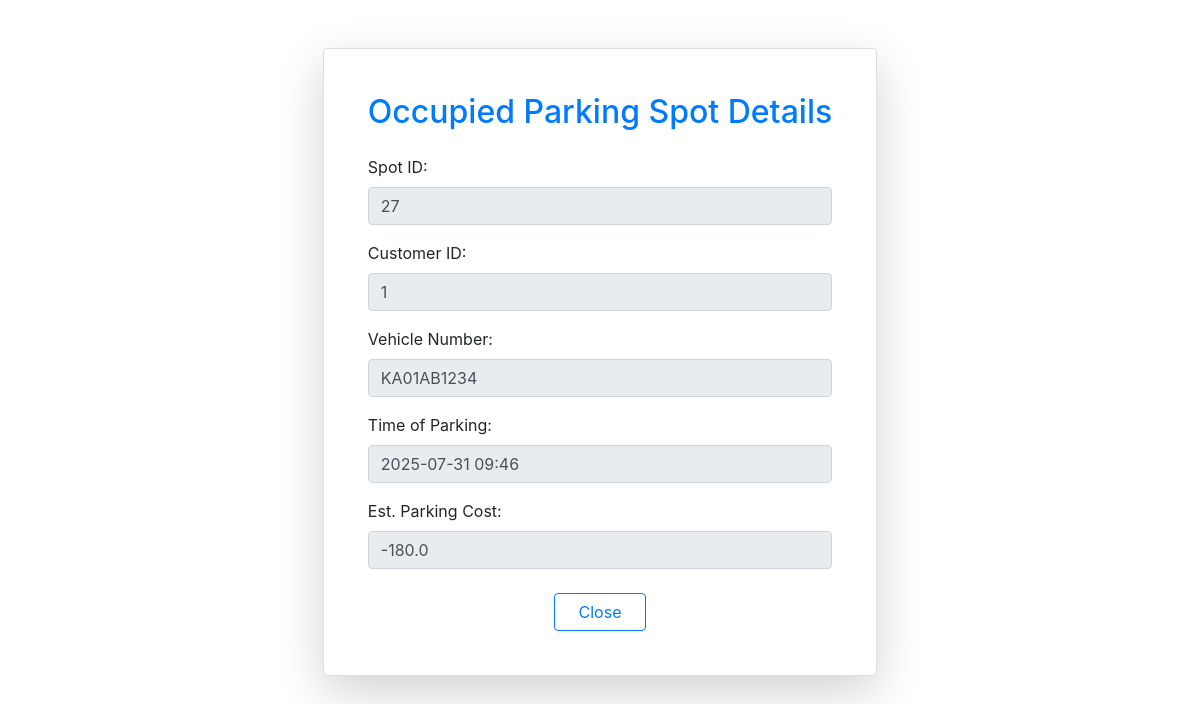
The page /admin/occupied_spot_details/27 (signed in) on the database its author committed.
### app.py (models this page shows)
class Reservation(db.Model):
    __tablename__='reservation'
    id = db.Column(db.Integer, primary_key=True)
    user_id = db.Column(db.Integer, db.ForeignKey('user.id'), nullable = False)
    spot_id = db.Column(db.Integer, db.ForeignKey('parking_spot.id'), nullable = False)
    vehicle_no = db.Column(db.String(12), nullable = False)
    start_time = db.Column(db.DateTime, nullable = False)
    end_time = db.Column(db.DateTime)
    parking_cost = db.Column(db.Float)

### app.py (the view)
@app.route("/admin/occupied_spot_details/<int:spot_id>")
@login_required
def occupied_spot_details(spot_id):
    if not current_user.is_admin:
        flash("You are not allowed to see status.")
        return redirect('login')
    spot = Parking_Spot.query.get(spot_id)
    reserve = Reservation.query.filter_by(spot_id = spot_id).first()
    parking_duration = datetime.now() - reserve.start_time
    parking_duration_hour = parking_duration.total_seconds()//3600
    est_parking_cost = parking_duration_hour*(spot.parkinglot.price)
    return render_template("parking_spot_detail.html", reserve = reserve, est_parking_cost = est_parking_cost)

### app.py (called while the page is built)
@login_manager.user_loader
def load_user(user_id):
    return User.query.get(int(user_id))

### templates/parking_spot_detail.html (shortened to what this page needs)
{% extends "layout.html" %}
{% block content %}
<div class="container mt-5 d-flex justify-content-center">
  <div class="card shadow-lg p-4 rounded-4" style="min-width: 500px;">
    <div class="card-body">
      <h2 class="mb-4 text-center text-primary">Occupied Parking Spot Details</h2>
      <div class="mb-3">
        <label for="spot_id" class="form-label">Spot ID:</label>
        <input type="text" class="form-control" id="spot_id" value="{{ reserve.spot_id }}" disabled>
      </div>
      <div class="mb-3">
        <label for="cust_id" class="form-label">Customer ID:</label>
        <input type="text" class="form-control" id="cust_id" value="{{ reserve.user_id }}" disabled>
      </div>
      <div class="mb-3">
        <label for="vehicle" class="form-label">Vehicle Number:</label>
        <input type="text" class="form-control" id="vehicle" value="{{ reserve.vehicle_no }}" disabled>
      </div>
      <div class="mb-3">
        <label for="time" class="form-label">Time of Parking:</label>
        <input type="text" class="form-control" id="time" value="{{ reserve.start_time.strftime('%Y-%m-%d %H:%M') }}" disabled>
      </div>
      <div class="mb-4">
        <label for="cost" class="form-label">Est. Parking Cost:</label>
        <input type="text" class="form-control" id="cost" value="{{ est_parking_cost }}" disabled>
      </div>
      <div class="text-center">
        <a href="/admin/dashboard" class="btn btn-outline-primary px-4">Close</a>
      </div>
    </div>
  </div>
</div>
{% endblock %}

### rows shown on the page
Reservation: spot_id "27", user_id "1", vehicle_no "KA01AB1234", start_time "2025-07-31 09:46"
